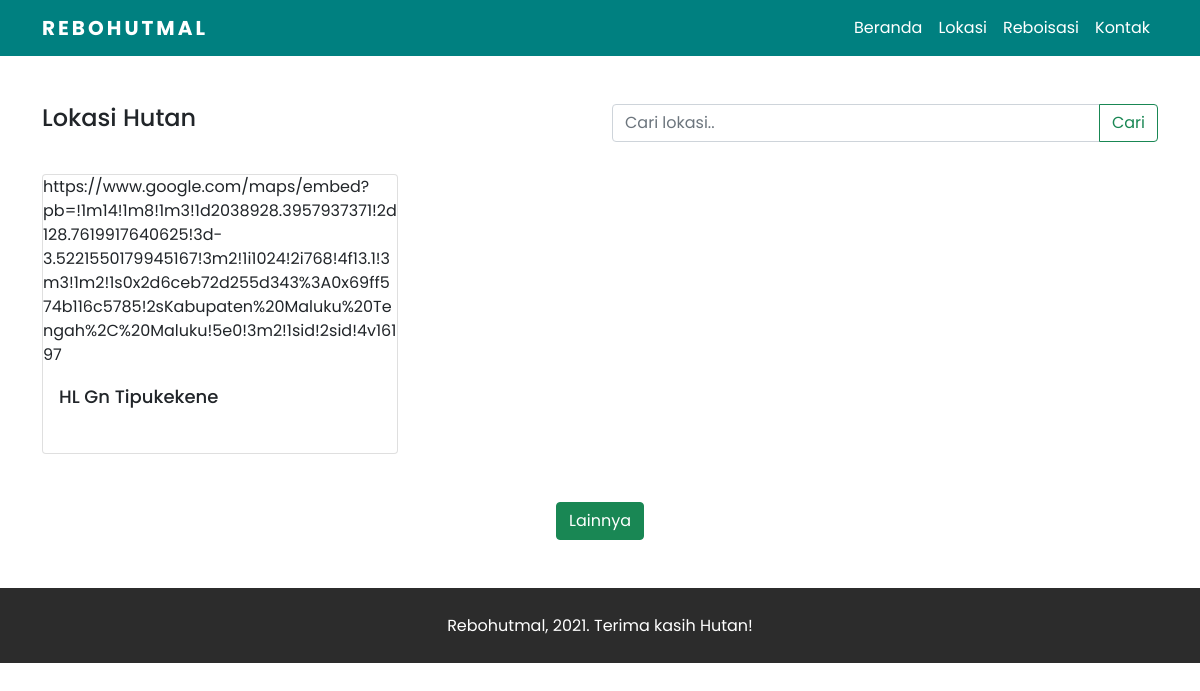
Page /lokasi.php on the earlier database version.
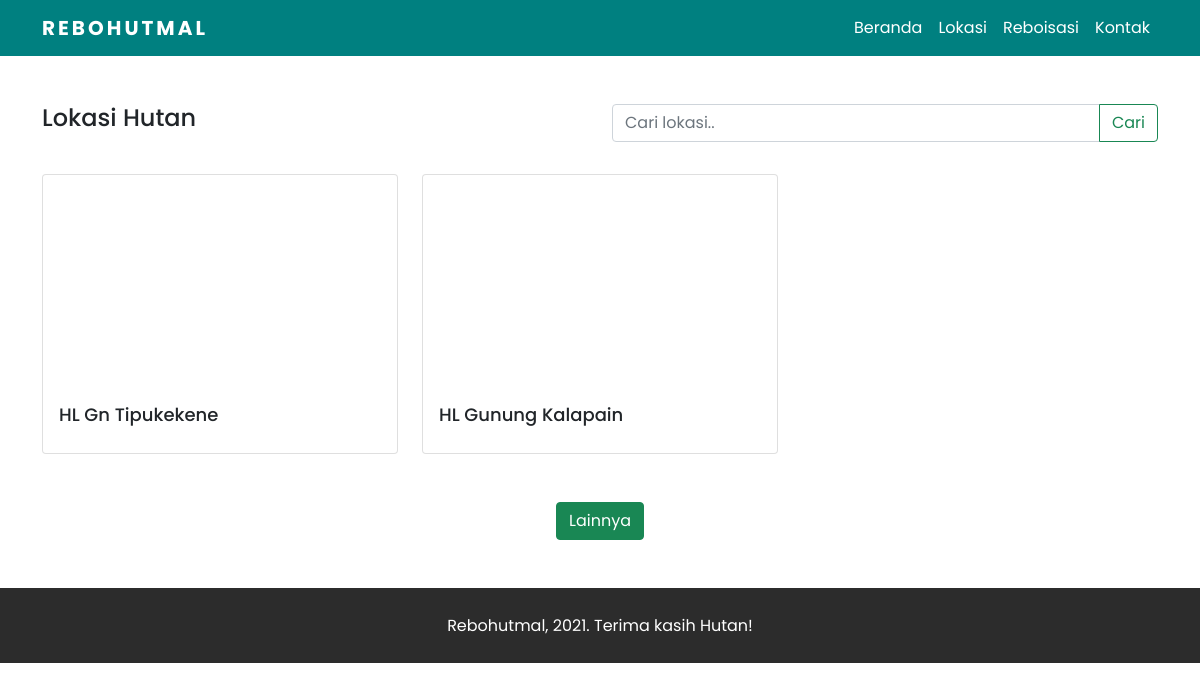
Same page on the later database version.
### tables this page shows
CREATE TABLE `lokasi_dan_info_hutan` (
  `id` int(11) NOT NULL,
  `nama_hutan_lindung` text NOT NULL,
  `link_maps` varchar(500) NOT NULL,
  `info` text NOT NULL
);

### functions.php (called while the page is built, shortened)
<?php
$conn = mysqli_connect("localhost", "root", "", "farah_ta");
function getAllData($namaTabel, $id = null) {
	global $conn;
	$query =  "SELECT * FROM $namaTabel";
	$rows = [];
	$result = mysqli_query($conn, $query);
	while ( $row = mysqli_fetch_assoc($result) ) {
		$rows[] = $row;
	}
	return $rows;
}

### lokasi.php (the view)
<?php
require "functions.php";
$result = getAllData('lokasi_dan_info_hutan');
?>
<?php require_once 'templates/header.php' ?>
<div class="container mt-5">
    <div class="row mb-3">
        <div class="col-md-6">
          <h4>Lokasi Hutan</h4>
        </div>
        <div class="col-md-6">
          <div class="input-group mb-3">
            <input type="text" class="form-control" placeholder="Cari lokasi.." aria-label="Recipient's username" aria-describedby="button-addon2">
            <button class="btn btn-outline-success" type="button" id="button-addon2">Cari</button>
          </div>
        </div>
    </div>
    <div class="row">
    <?php foreach($result as $dt): ?>
        <div class="col-md-4 mb-5">
            <div class="card lokasi">
                <?= $dt['link_maps'] ?>
                <div class="card-body">
                    <a href="#" class="card-title"><?= $dt['nama_hutan_lindung'] ?></a>
                </div>
            </div>
        </div>
      <?php endforeach; ?>
    </div>
    <div class="row mb-5 text-center">
        <div class="col-md-12">
            <button class="btn btn-success">Lainnya</button>
        </div>
    </div>
</div>
<?php require_once 'templates/footer.php' ?>

Differences in the rows shown:
removed lokasi_dan_info_hutan: link_maps "https://www.google.com/maps/embed?pb=!1m14!1m8!1m3!1d2038928.3957937371!2d128.7619917640625!3d-3.5221550179945167!3m2!1i1024!2i768!4f13.1!3m3!1m2!1s0x2d6ceb72d255d343%3A0x69ff574b116c5785!2sKabupaten%20Maluku%20Tengah%2C%20Maluku!5e0!3m2!1sid!2sid!4v16197", nama_hutan_lindung "HL Gn Tipukekene"
added lokasi_dan_info_hutan: nama_hutan_lindung "HL Gn Tipukekene"
added lokasi_dan_info_hutan: nama_hutan_lindung "HL Gunung Kalapain"
